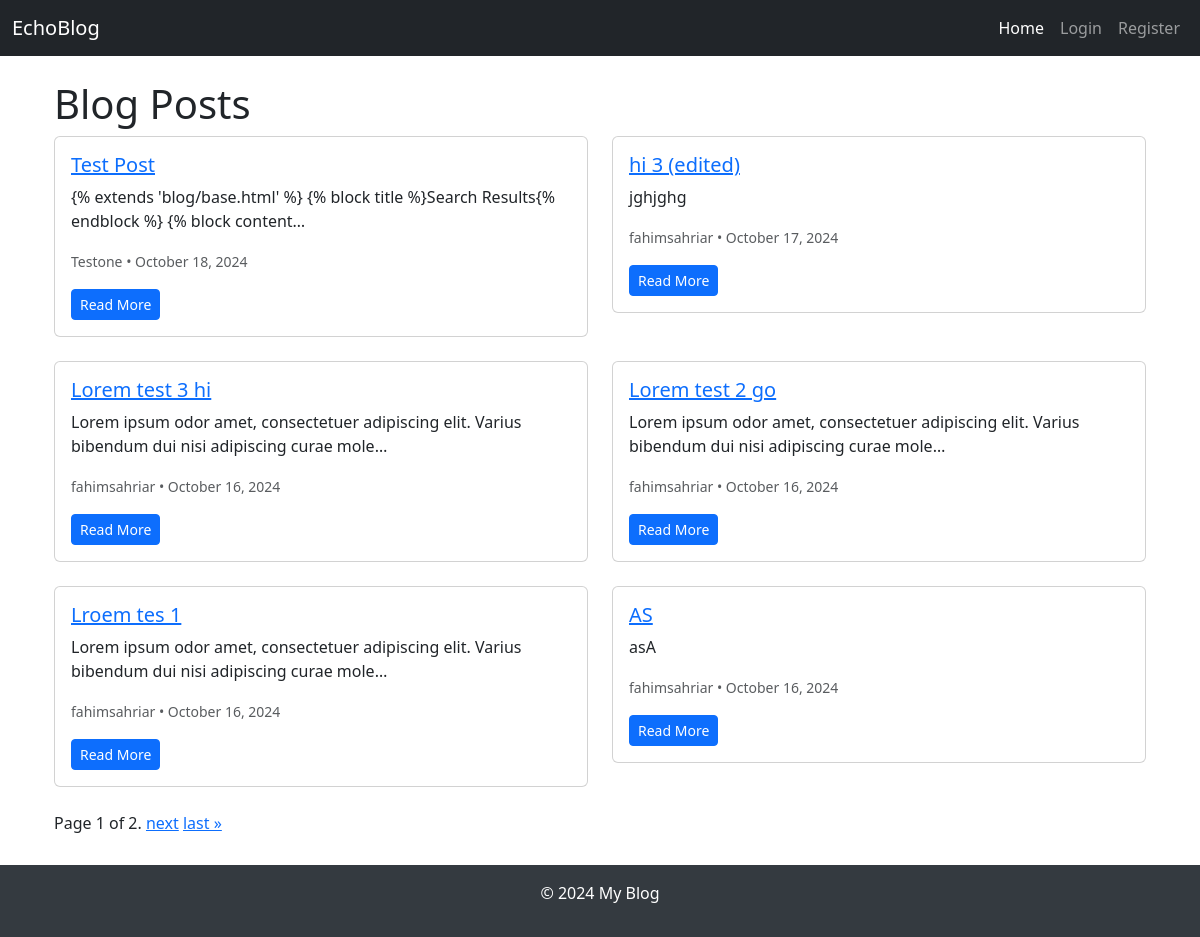
The page / on the database its author committed.
### main/models.py (models this page shows, shortened)
class Post(models.Model):
    title = models.CharField(max_length=200)
    content = models.TextField(null=True)
    author = models.ForeignKey(User, on_delete=models.CASCADE, null=True)
    created_at = models.DateTimeField(auto_now_add=True)
    updated_at = models.DateTimeField(auto_now=True)
    categories = models.ManyToManyField('Category')
    likes = models.ManyToManyField(User, related_name='post_likes', blank=True)

### main/views.py (the view)
# urls.py: path("", views.index, name="index"),
def index(request):
    posts = Post.objects.order_by('-created_at')  # Default query for posts
    paginator = Paginator(posts, 6)  # Paginate posts
    page_number = request.GET.get('page')
    posts_obj = paginator.get_page(page_number)
    return render(request, 'blog/home.html', {
        'posts': posts_obj,
    })

### templates/blog/home.html (shortened to what this page needs)
{% extends 'blog/base.html' %}
{% block content %}
<div class="container">
    <h1 class="mt-4">Blog Posts</h1>
    <div class="row">
        {% for post in posts %}
            <div class="col-md-6 mb-4">
                <div class="card">
                    <div class="card-body">
                        <h5 class="card-title">
                            <a href="{% url 'post_detail' post.id %}">{{ post.title }}</a>
                        </h5>
                        <p class="card-text">{{ post.content|truncatechars:100 }}</p>
                        <p class="card-text">
                            <small class="text-muted">
                                {{ post.author.username }} &bull; {{ post.created_at|date:"F j, Y" }}
                            </small>
                        </p>
                        <a href="{% url 'post_detail' post.id %}" class="btn btn-sm btn-primary">Read More</a>
                    </div>
                </div>
            </div>
        {% endfor %}
    </div>
    <div class="pagination">
        <span class="step-links">
            <span class="current">
                Page {{ posts.number }} of {{ posts.paginator.num_pages }}.
            </span>
            {% if posts.has_next %}
                <a href="?{% if request.GET.q %}q={{ request.GET.q }}&{% endif %}
                         page={{ posts.next_page_number }}">next</a>
                <a href="?{% if request.GET.q %}q={{ request.GET.q }}&{% endif %}
                         page={{ posts.paginator.num_pages }}">last &raquo;</a>
            {% endif %}
        </span>
    </div>
</div>
{% endblock %}

### templates/blog/base.html (style rules this page uses)
html, body { height: 100%; }
body { display: flex; flex-direction: column; padding-top: 56px; }

### rows shown on the page
Post: title "Test Post", content "{% extends 'blog/base.html' %} {% block title %}Search Results{% endblock %} {% block content…", author.username "Testone", created_at "October 18, 2024"
Post: title "hi 3 (edited)", content "jghjghg", author.username "fahimsahriar", created_at "October 17, 2024"
Post: title "Lorem test 3 hi", content "Lorem ipsum odor amet, consectetuer adipiscing elit. Varius bibendum dui nisi adipiscing curae mole…", author.username "fahimsahriar", created_at "October 16, 2024"
Post: title "Lorem test 2 go", content "Lorem ipsum odor amet, consectetuer adipiscing elit. Varius bibendum dui nisi adipiscing curae mole…", author.username "fahimsahriar", created_at "October 16, 2024"
Post: title "Lroem tes 1", content "Lorem ipsum odor amet, consectetuer adipiscing elit. Varius bibendum dui nisi adipiscing curae mole…", author.username "fahimsahriar", created_at "October 16, 2024"
Post: title "AS", content "asA", author.username "fahimsahriar", created_at "October 16, 2024"

### other values the page prints
{{ posts.number }} "1"
{{ posts.paginator.num_pages }} "2"
